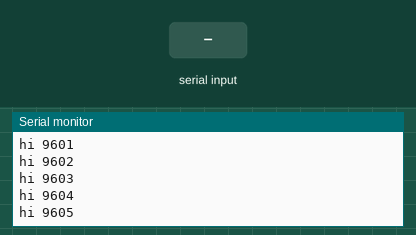
This sketch was run on a simulated Arduino Uno, built with avr-gcc and run on an emulated ATmega328P. Parts: the last lines printed to the serial monitor. The inputs (shaded band) are chosen by the test bench.

Above: at 1.2 s.
1.3 s: "r\n" received over Serial
3.1 s: byte 49 ('1') received over Serial
4.6 s: byte 50 ('2') received over Serial
At 5.56 s:
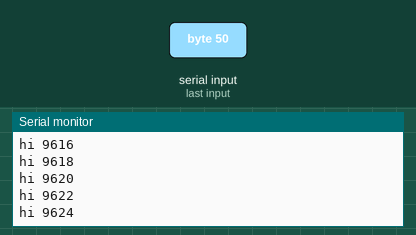
6.1 s: "1\n" received over Serial
At 6.57 s:
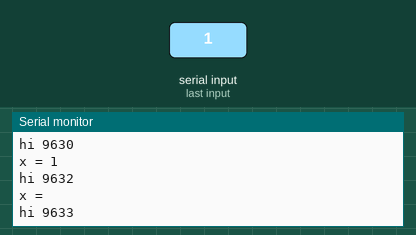
Timing chart, 0 to 8.6 s (numbered marks = the images above; inputs shaded):
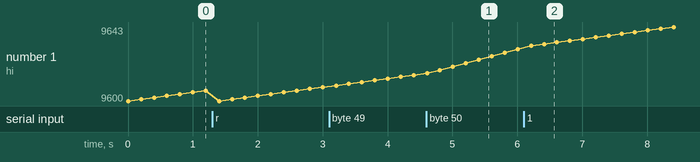

The sketch:

IceBot.ino
```cpp
int i;
char t;
void setup()
{
  i = 9600;
  Serial.begin(9600);
  t = 1;


}

char x;
void loop()
{
#define CR " n"

  if (Serial.available() )  {
    x = Serial.read();
    Serial.print("x = ");
    Serial.print(x);
    Serial.print("\n");
    if (x == 'r') {
      i = 9600;
    }
   if (x == '1') t = 1;

   if (x == '2') t = 2;
   }

  Serial.print("hi ");

  Serial.print(i);

  Serial.print("\n");

  i = i + t;

  delay(200);
}
```

Measured:
- after the input at 4.6 s, the serial monitor: prints a new line at once (image 1)
- after the input at 6.1 s, the serial monitor: prints a new line after 0.31 s (image 2)
- plotted number 1: 9615 → 9630 after the input at 4.6 s, 9630 → 9643 after the input at 6.1 s
